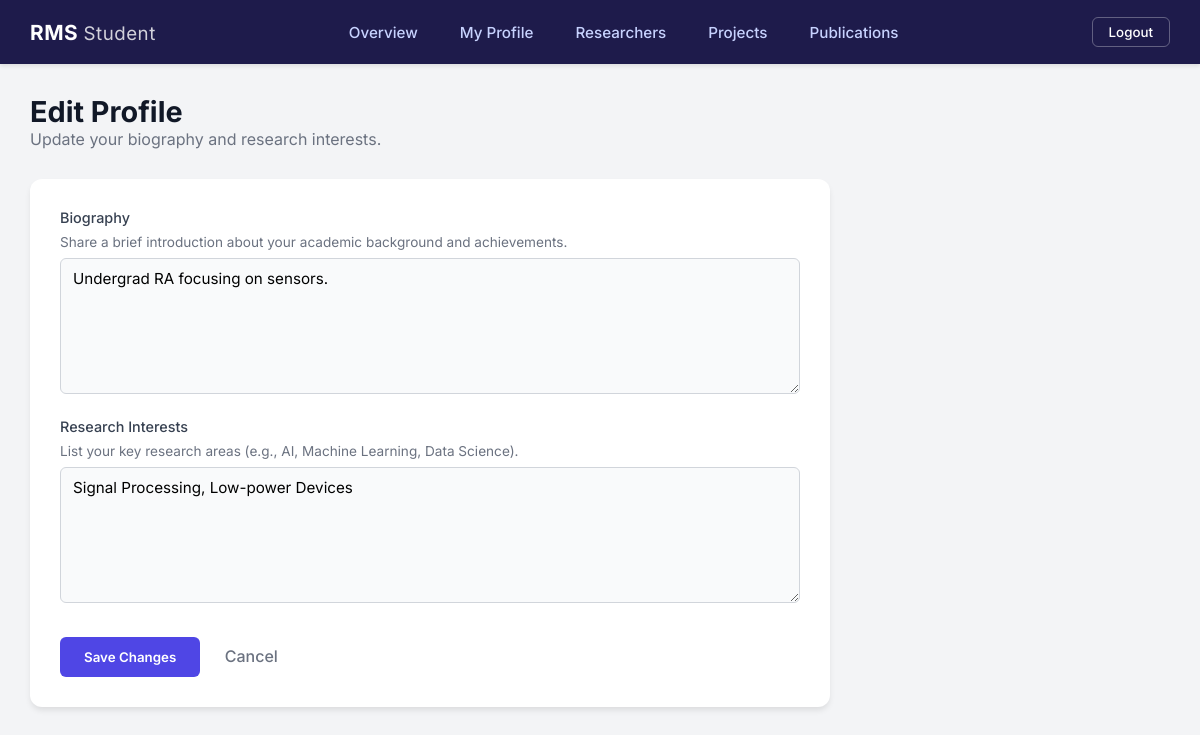
Screenshot of /public/profile_edit.php (signed in) with the database file from the repository.
### tables this page shows
CREATE TABLE `researcher_profile` (
  `researcher_id` varchar(36) NOT NULL,
  `biography` text DEFAULT NULL,
  `research_interests` text DEFAULT NULL
);

### public/profile_edit.php (the view, shortened to what this page needs)
<?php
require_once __DIR__ . '/../config/db_connect.php';
$uid = $_SESSION['uid'];
$query = "SELECT biography, research_interests FROM researcher_profile WHERE researcher_id = ?";
$stmt = $conn->prepare($query);
$stmt->bind_param("s", $uid);
$stmt->execute();
$result = $stmt->get_result();
$profile = $result->fetch_assoc();
?>
<!DOCTYPE html>
<html lang="en">
<head>
    <link rel="stylesheet" href="/research_management/public/css/style.css?v=<?php echo time(); ?>">
</head>
<body>
    <div class="dashboard-container">
        <?php include __DIR__ . '/includes/topbar.php'; ?>
        <main class="main-content">
            <div class="page-header">
                <h1>Edit Profile</h1>
                <p>Update your biography and research interests.</p>
            </div>
            <div class="form-container">
                <form action="profile_edit.php" method="POST" class="modern-form">
                    <div class="form-group">
                        <label>Biography</label>
                        <p style="font-size: 0.85rem; color: #6b7280; margin-bottom: 8px;">Share a brief introduction
                            about your academic background and achievements.</p>
                        <textarea name="biography" rows="6"
                            style="resize: vertical;"><?php echo htmlspecialchars($profile['biography'] ?? ''); ?></textarea>
                    </div>
                    <div class="form-group">
                        <label>Research Interests</label>
                        <p style="font-size: 0.85rem; color: #6b7280; margin-bottom: 8px;">List your key research areas
                            (e.g., AI, Machine Learning, Data Science).</p>
                        <textarea name="research_interests" rows="6"
                            style="resize: vertical;"><?php echo htmlspecialchars($profile['research_interests'] ?? ''); ?></textarea>
                    </div>
                    <div style="margin-top: 30px;">
                        <button type="submit" class="btn-submit">Save Changes</button>
                        <a href="profile.php"
                            style="margin-left: 20px; color: #6b7280; text-decoration: none; font-weight: 500;">Cancel</a>
                    </div>
                </form>
            </div>
        </main>
    </div>
</body>
</html>

### public/css/style.css (style rules this page uses)
* { margin: 0; padding: 0; box-sizing: border-box; font-family: 'Inter', sans-serif; }
body { background-color: #f3f4f6; min-height: 100vh; }
.form-group { margin-bottom: 20px; }
.form-group label { display: block; margin-bottom: 8px; color: #374151; font-weight: 500; font-size: 0.9rem; }
.dashboard-container { display: flex; flex-direction: column; min-height: 100vh; }
.main-content { flex: 1; padding: 30px; max-width: 1200px; margin: 0 auto; width: 100%; }
.page-header { margin-bottom: 30px; }
.page-header h1 { font-size: 1.8rem; color: #111827; }
.page-header p { color: #6b7280; }
.form-container { background: white; padding: 30px; border-radius: 12px; box-shadow: 0 4px 6px -1px rgba(0, 0, 0, 0.1); max-width: 800px; }
.modern-form .form-group { margin-bottom: 20px; }
.modern-form label { display: block; margin-bottom: 8px; font-weight: 500; color: #374151; }
.modern-form input, .modern-form select, .modern-form textarea { width: 100%; padding: 10px 12px; border: 1px solid #d1d5db; border-radius: 6px; font-size: 0.95rem; transition: border-color 0.2s; background: #f9fafb; }
.btn-submit { background: #4f46e5; color: white; padding: 12px 24px; border: none; border-radius: 6px; font-weight: 600; cursor: pointer; transition: background 0.2s; }

### rows the page displays
researcher_profile: biography "Undergrad RA focusing on sensors.", research_interests "Signal Processing, Low-power Devices"

### other values shown
$user_type "Student"
